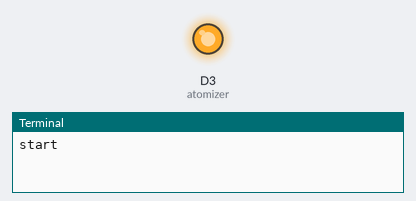
Bench run of a program on a simulated Raspberry Pi (BCM pin numbers) with a GrovePi. Shown: output pins drawn as LEDs (lit = HIGH), the last lines printed to the terminal.

Above: at 5.0 s.
At 15.0 s:
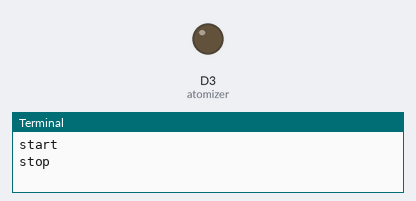
Timing chart, 0 to 26.0 s (numbered marks = the images above):
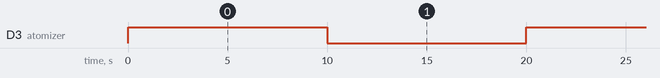

The program:

grovepi_plus_humidity_cntrl.py
```python
# Turn on/off water atomizer connected to GrovePi+ to port D3
# http://wiki.seeedstudio.com/Grove-Water_Atomization/

import time
import grovepi

# Connect the Grove Water Atomizer to port D3
# SIG,NC,VCC,GND
atomizer = 3

grovepi.pinMode(atomizer,"OUTPUT")

while True:
    try:
        # Turn atomizer on for 10 seconds
        grovepi.digitalWrite(atomizer,1)
        print ('start')
        time.sleep(10)

        # Turn off atomizer for 10 seconds and repeat
        grovepi.digitalWrite(atomizer,0)
        print ('stop')
        time.sleep(10)

    except KeyboardInterrupt:
        grovepi.digitalWrite(atomizer,0)
        break
    except IOError:
        print ("Error")
```

Measured:
- by itself, D3 (atomizer): alternates HIGH for 10.0 s and LOW for 10.0 s
